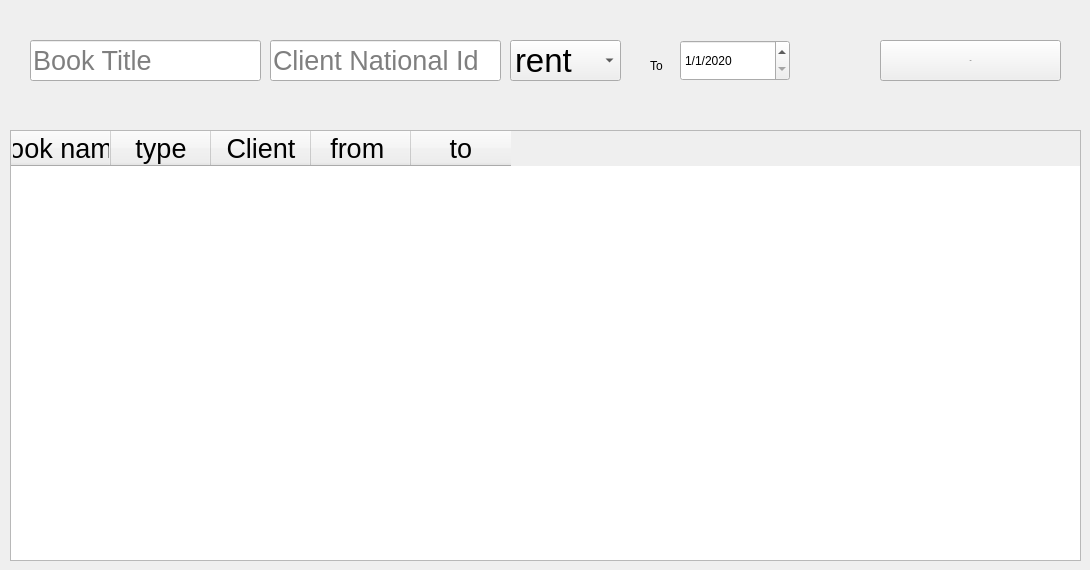
    <widget class="QWidget" name="tab">
     <attribute name="title">
      <string>Tab 1</string>
     </attribute>
     <widget class="QLineEdit" name="lineEdit">
      <property name="geometry">
       <rect>
        <x>30</x>
        <y>40</y>
        <width>231</width>
        <height>41</height>
       </rect>
      </property>
      <property name="font">
       <font>
        <family>Segoe UI</family>
        <pointsize>20</pointsize>
       </font>
      </property>
      <property name="placeholderText">
       <string>Book Title</string>
      </property>
     </widget>
     <widget class="QPushButton" name="pushButton_8">
      <property name="geometry">
       <rect>
        <x>880</x>
        <y>40</y>
        <width>181</width>
        <height>41</height>
       </rect>
      </property>
      <property name="font">
       <font>
        <pointsize>-1</pointsize>
       </font>
      </property>
      <property name="text">
       <string>Add</string>
      </property>
     </widget>
     <widget class="QComboBox" name="comboBox">
      <property name="geometry">
       <rect>
        <x>510</x>
        <y>40</y>
        <width>111</width>
        <height>41</height>
       </rect>
      </property>
      <property name="font">
       <font>
        <family>Segoe UI</family>
        <pointsize>25</pointsize>
       </font>
      </property>
      <item>
       <property name="text">
        <string>rent</string>
       </property>
      </item>
      <item>
       <property name="text">
        <string>retrieve</string>
       </property>
      </item>
     </widget>
     <widget class="QTableWidget" name="tableWidget">
      <property name="geometry">
       <rect>
        <x>10</x>
        <y>130</y>
        <width>1071</width>
        <height>431</height>
       </rect>
      </property>
      <property name="font">
       <font>
        <family>Segoe UI</family>
        <pointsize>20</pointsize>
       </font>
      </property>
      <column>
       <property name="text">
        <string>book name</string>
       </property>
       <property name="font">
        <font>
         <pointsize>20</pointsize>
        </font>
       </property>
       <property name="textAlignment">
        <set>AlignCenter</set>
       </property>
      </column>
      <column>
       <property name="text">
        <string>type</string>
       </property>
       <property name="font">
        <font>
         <pointsize>20</pointsize>
        </font>
       </property>
       <property name="textAlignment">
        <set>AlignCenter</set>
       </property>
      </column>
      <column>
       <property name="text">
        <string>Client</string>
       </property>
       <property name="font">
        <font>
         <pointsize>20</pointsize>
        </font>
       </property>
       <property name="textAlignment">
        <set>AlignCenter</set>
       </property>
      </column>
      <column>
       <property name="text">
        <string>from </string>
       </property>
       <property name="font">
        <font>
         <pointsize>20</pointsize>
        </font>
       </property>
       <property name="textAlignment">
        <set>AlignCenter</set>
       </property>
      </column>
      <column>
       <property name="text">
        <string>to</string>
       </property>
       <property name="font">
        <font>
         <pointsize>20</pointsize>
        </font>
       </property>
       <property name="textAlignment">
        <set>AlignCenter</set>
       </property>
      </column>
     </widget>
     <widget class="QLineEdit" name="lineEdit_51">
      <property name="geometry">
       <rect>
        <x>270</x>
        <y>40</y>
        <width>231</width>
        <height>41</height>
       </rect>
      </property>
      <property name="font">
       <font>
        <family>Segoe UI</family>
        <pointsize>20</pointsize>
       </font>
      </property>
      <property name="placeholderText">
       <string>Client National Id</string>
      </property>
     </widget>
     <widget class="QDateEdit" name="dateEdit_6">
      <property name="geometry">
       <rect>
        <x>680</x>
        <y>40</y>
        <width>110</width>
        <height>41</height>
       </rect>
      </property>
      <property name="displayFormat">
       <string>M/d/yyyy</string>
      </property>
      <property name="date">
       <date>
        <year>2020</year>
        <month>1</month>
        <day>1</day>
       </date>
      </property>
     </widget>
     <widget class="QLabel" name="label_63">
      <property name="geometry">
       <rect>
        <x>650</x>
        <y>50</y>
        <width>21</width>
        <height>31</height>
       </rect>
      </property>
      <property name="text">
       <string>To</string>
      </property>
     </widget>
    </widget>
